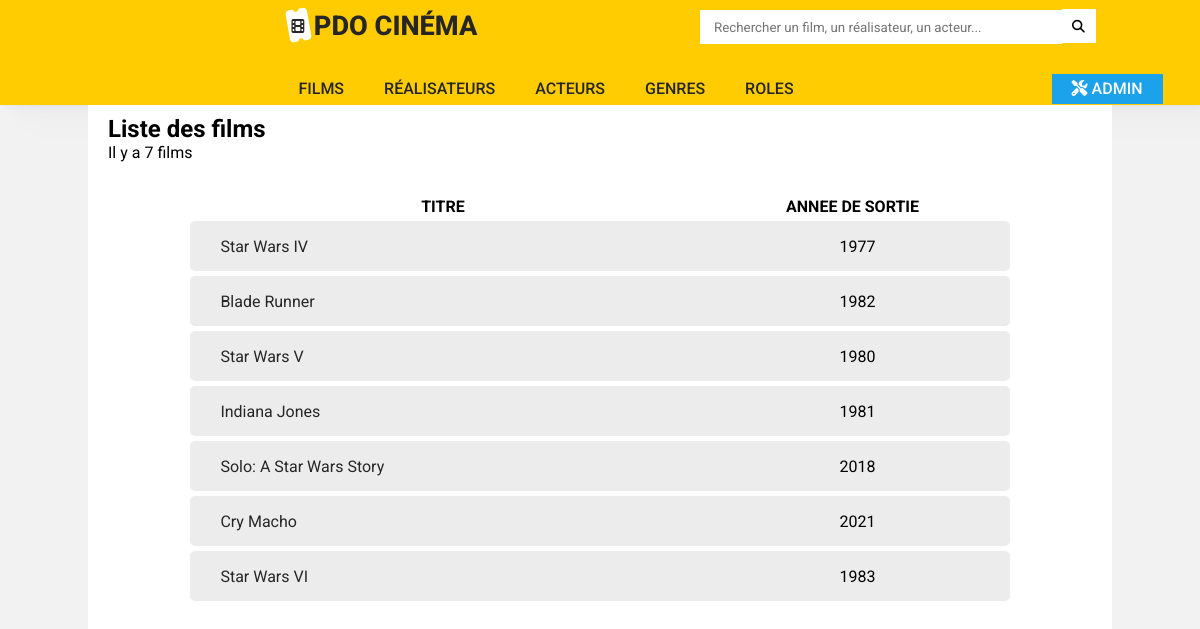
/index.php?action=listFilms, run on the app's committed database.
### tables this page shows
CREATE TABLE IF NOT EXISTS `film` (
  `id_film` int(11) NOT NULL AUTO_INCREMENT,
  `id_realisateur` int(11) DEFAULT '0',
  `titre` varchar(50) NOT NULL,
  `annee_sortie` year(4) NOT NULL,
  `duree` int(11) NOT NULL,
  `synopsis` text,
  `note` float NOT NULL,
  `affiche` varchar(255) DEFAULT NULL,
  PRIMARY KEY (`id_film`),
  KEY `id_realisateur` (`id_realisateur`),
  CONSTRAINT `FK_film_realisateur` FOREIGN KEY (`id_realisateur`) REFERENCES `realisateur` (`id_realisateur`)
);

### controller/cinemaController.php (called while the page is built, shortened)
<?php
class CinemaController {
    public function listFilms(){
        $pdo = Connect::seConnecter();
        $requete = $pdo->query('
        SELECT titre, annee_sortie,id_film
        FROM film
        ');
        require 'view/listFilms.php';
    }
}

### view/listFilms.php (the view, shortened to what this page needs)
<p> Il y a <?= $requete->rowCount() ?> films</p>
<table class='table'>
    <thead>
        <tr>
            <th>TITRE</th>
            <th>ANNEE DE SORTIE</th>
        </tr>
    </thead>
    <tbody>
        <?php
            foreach($requete->fetchAll() as $film) { ?>
            <tr>
                <td><a href="index.php?action=detailFilm&id=<?= $film['id_film'] ?>"><?= $film['titre'] ?></a></td>
                <td><?= $film['annee_sortie'] ?></td>
            </tr>
        <?php } ?>
    </tbody>
</table>
<?php
$titre_secondaire = 'Liste des films';
$contenu = ob_get_clean();
require 'view/template.php';
?>

### index.php (shortened to what this page needs)
<?php
$ctrlCinema = new CinemaController();
if(isset($_GET['action'])){
    switch ($_GET['action']){
        case 'listFilms' : $ctrlCinema->listFilms(); break;
    }
}
?>

### view/template.php (shortened to what this page needs)
<!DOCTYPE html>
<html lang="en">
<head>
    <link
      rel="stylesheet"
      href="https://cdnjs.cloudflare.com/ajax/libs/font-awesome/6.2.0/css/all.min.css"
    />
    <link rel="stylesheet" href="public/style.css">
</head>
<body>
    <nav>
    <h1><i class="fa-solid fa-ticket-simple"></i><i class="fa-solid fa-film"></i>PDO Cinéma</h1>
    <div class='searchbar'><input type="text" placeholder="Rechercher un film, un réalisateur, un acteur..."><i class="fa-solid fa-magnifying-glass"></i></div>
        <ul>
            <li><a href="index.php?action=listFilms">Films</a></li>
            <li><a href="index.php?action=listRealisateurs">Réalisateurs</a></li>
            <li><a href="index.php?action=listActeurs">Acteurs</a></li>
            <li><a href="index.php?action=listGenres">Genres</a></li>
            <li><a href="index.php?action=listRoles">Roles</a></li>
            <li><a href="admin.php"><i class="fa-solid fa-screwdriver-wrench"></i> Admin</a></li>
        </ul>
    </nav>
    <main>
        <div class='contenu'>
            <h2><?= $titre_secondaire ?></h2>
            <?= $contenu ?>
        </div>
    </main>
</body>
</html>

### public/style.css (style rules this page uses)
* { box-sizing: border-box; margin: 0; padding: 0; font-family: 'Roboto', sans-serif; list-style: none; text-decoration: none; }
body { background-color:#f2f2f2; display: flex; justify-content: center; flex-wrap: wrap; }
a { color: #262626; }
nav { display: flex; flex-wrap: wrap; justify-content: center; background-color: #fecc00; padding: 10px; width: 100vw; height: 105px; box-shadow: 0.6px 0.6px 0.8px rgba(0, 0, 0, 0.006), 1.3px 1.3px 2px rgba(0, 0, 0, 0.008), 2.5px 2.5px 3.8px rgba(0, 0, 0, 0.01), 4.5px 4.5px 6.7px rgba(0, 0, 0, 0.012), 8.4px 8.4px 12.5px rgba(0, 0, 0, 0.014), 20px 20px 30px rgba(0, 0, 0, 0.02) ; }
nav h1 { position: relative; width: 100%; margin-left: calc(23%); text-transform: uppercase; font-size: 1.7rem; font-weight: 800; color: #262626; }
.searchbar { position: absolute; top: 10px; left: 700px; }
.searchbar input { width: 362px; height: 34px; padding: 10px 14px; border: none; outline: none; }
.searchbar .fa-magnifying-glass { background-color: white; vertical-align: middle; height:34px; width: 34px; padding: 12px 10px; font-size: .8rem; transform: translateY(-1px); }
.fa-ticket-simple { position: relative; color: white; transform: rotate(80deg); font-size: 1.8rem; }
.fa-film { position: absolute; left: 9px; top: 8px; font-size: 1rem; transform: scaleX(80%); }
nav ul { display: flex; align-items: center; width: 100%; margin-left: calc(23% - 3px); margin-top: 32px; }
nav ul li { background-color:transparent; height: 30px; text-align: center; padding: 5px 20px 5px 20px; font-weight: 500; text-transform: uppercase; }
nav ul li:nth-child(6) { margin-left: calc(26% + 1px); background-color: #1ca2eb; }
nav ul li:nth-child(6) a { color: white; }
main { background-color: #ffffff; width: 1024px; height: 100vw; }
.contenu { width: 100%; }
h2 { margin-top: 10px; margin-left: 20px; width: 100%; }
.contenu p { width: 100%; margin-left: 20px; }
.table { width: 80%; margin-top: 30px; margin-left: 10%; border-spacing: 0px 5px; }
.table td { padding-left: 10px; height: 50px; background-color: #ececec; }
.table td:nth-child(1) { border-radius: 5px 0 0 5px; }
.table td:nth-child(2) { border-radius: 0 5px 5px 0; }
.table th:nth-child(1) { border-radius: 10px 0 0 0; }
.table th:nth-child(2) { border-radius: 0 10px 0 0; }
.table td:nth-child(2) { text-align: center; }
.table a { height: 30px; text-align: center; border-radius: 5px; padding: 5px 20px 5px 20px; transition: .5s; }

### data on the page
film: titre "Star Wars IV", annee_sortie "1977"
film: titre "Blade Runner", annee_sortie "1982"
film: titre "Star Wars V", annee_sortie "1980"
film: titre "Indiana Jones", annee_sortie "1981"
film: titre "Solo: A Star Wars Story", annee_sortie "2018"
film: titre "Cry Macho", annee_sortie "2021"
film: titre "Star Wars VI", annee_sortie "1983"

### other printed values
$titre_secondaire "Liste des films"
$requete->rowCount() "7"
